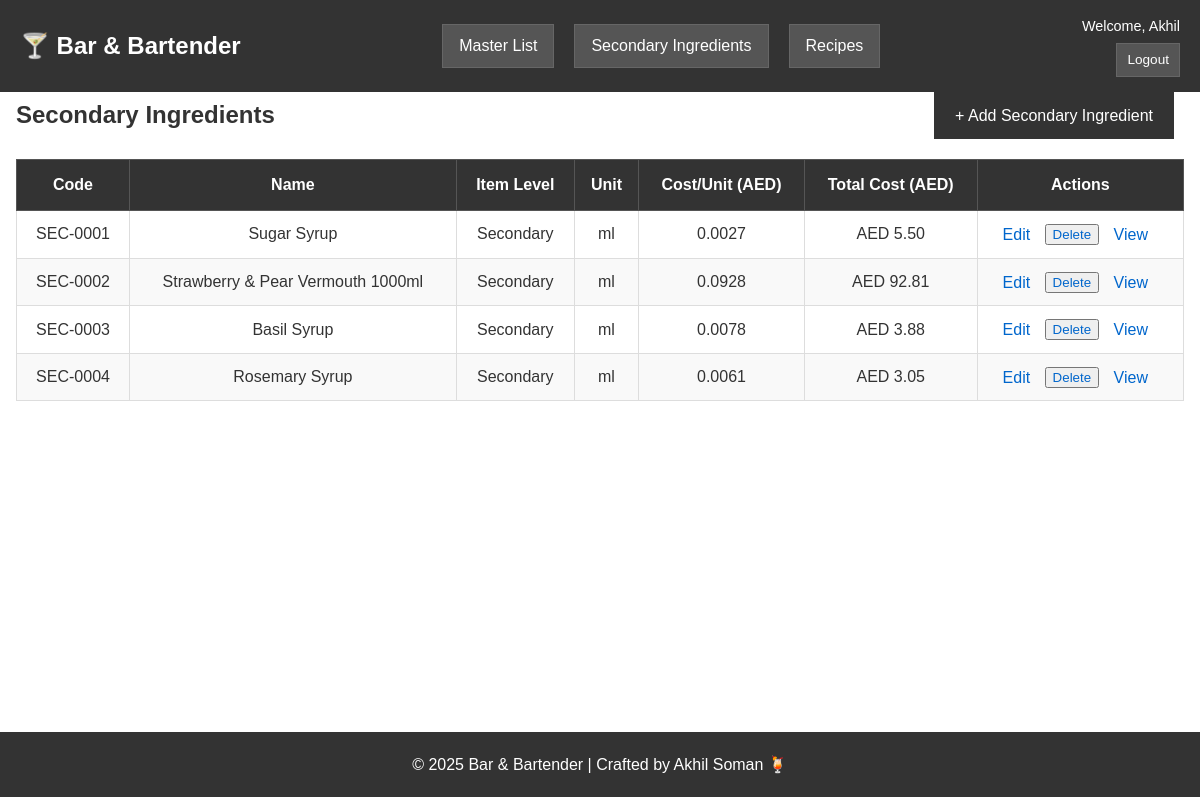
/secondary-ingredients (signed in), run on the app's committed database.
### models.py (models this page shows)
class User(db.Model, UserMixin):
    id = db.Column(db.Integer, primary_key=True)
    username = db.Column(db.String(80), unique=True, nullable=False)
    email = db.Column(db.String(120), unique=True, nullable=False)
    password = db.Column(db.String(200), nullable=False)
    is_admin = db.Column(db.Boolean, default=False)

class HomemadeIngredientItem(db.Model):
    id = db.Column(db.Integer, primary_key=True)
    homemade_id = db.Column(db.Integer, db.ForeignKey('homemade_ingredient.id'), nullable=False)
    product_id = db.Column(db.Integer, db.ForeignKey('product.id'), nullable=False)
    quantity_ml = db.Column(db.Float, nullable=False)
    quantity = db.Column(db.Float, default=0)
    unit = db.Column(db.String(20), default="ml")
    product = db.relationship('Product')
    def calculate_cost(self):
        prod = self.product
        qty = self.quantity
        if not prod:
            return 0.0
        if prod.cost_per_unit is None or prod.cost_per_unit == 0:
            return 0.0
        if prod.selling_unit == "ml":
            cost_per_unit = prod.cost_per_unit
        elif prod.selling_unit == "grams":
            cost_per_unit = prod.cost_per_unit
        elif prod.selling_unit == "pieces":
            cost_per_unit = prod.cost_per_unit
        else:
            if prod.ml_in_bottle and prod.ml_in_bottle > 0:
                cost_per_unit = prod.cost_per_unit / prod.ml_in_bottle
            else:
                cost_per_unit = prod.cost_per_unit
        total_cost = cost_per_unit * qty
        return round(total_cost, 2)

class HomemadeIngredient(db.Model):
    id = db.Column(db.Integer, primary_key=True)
    name = db.Column(db.String(150), nullable=False)
    unique_code = db.Column(db.String(50), unique=True)
    created_by = db.Column(db.Integer, db.ForeignKey('user.id'))
    creator = db.relationship('User')
    created_at = db.Column(db.DateTime, default=datetime.utcnow)
    total_volume_ml = db.Column(db.Float, nullable=False)
    unit = db.Column(db.String(20), default="ml")
    method = db.Column(db.Text)
    ingredients = db.relationship('HomemadeIngredientItem', backref='homemade', cascade='all, delete-orphan')
    def calculate_cost(self):
        return round(sum(i.calculate_cost() for i in self.ingredients), 2)
    def calculate_cost_per_unit(self):
        if self.total_volume_ml > 0:
            return round(self.calculate_cost() / self.total_volume_ml, 4)
        return 0.0

### blueprints/secondary.py (the view)
@secondary_bp.route('/secondary-ingredients', methods=['GET'])
@login_required
def secondary_ingredients():
    ensure_schema_updates()
    try:
        from sqlalchemy.orm import joinedload
        secondary_items = HomemadeIngredient.query.options(
            joinedload(HomemadeIngredient.ingredients).joinedload(HomemadeIngredientItem.product)
        ).all()
        table_rows = []
        for item in secondary_items:
            try:
                _ = item.ingredients
                for ingredient_item in item.ingredients:
                    _ = ingredient_item.product
                try:
                    if not item.ingredients:
                        current_app.logger.warning(f"Secondary ingredient {item.id} ({item.name}) has no ingredients")
                        total_cost = 0.0
                    else:
                        for ing in item.ingredients:
                            if not ing.product:
                                current_app.logger.warning(f"Ingredient item {ing.id} has no product")
                            elif ing.product.cost_per_unit is None:
                                current_app.logger.warning(f"Product {ing.product.id} ({ing.product.description}) has no cost_per_unit")
                        total_cost = item.calculate_cost()
                        current_app.logger.debug(f"Calculated cost for {item.id} ({item.name}): {total_cost}, ingredients count: {len(item.ingredients)}")
                except Exception as e:
                    current_app.logger.error(f"Error calculating cost for {item.id}: {str(e)}", exc_info=True)
                    total_cost = 0.0
                try:
                    if item.total_volume_ml and item.total_volume_ml > 0:
                        unit_cost = item.calculate_cost_per_unit()
                    else:
                        unit_cost = 0.0
                except Exception as e:
                    current_app.logger.error(f"Error calculating unit cost for {item.id}: {str(e)}", exc_info=True)
                    unit_cost = 0.0
                table_rows.append({
                    'id': item.id,
                    'code': item.unique_code or f"SEC-{item.id:04d}",
                    'name': item.name or 'Unnamed',
                    'unit': item.unit or 'ml',
                    'total_volume': item.total_volume_ml or 0.0,
                    'total_cost': total_cost,
                    'unit_cost': unit_cost,
                    'item_level': 'Secondary'
                })
            except Exception as e:
                current_app.logger.error(f"Error processing secondary ingredient {item.id}: {str(e)}", exc_info=True)
                table_rows.append({
                    'id': item.id,
                    'code': item.unique_code or f"SEC-{item.id:04d}",
                    'name': item.name or 'Unnamed',
                    'unit': item.unit or 'ml',
                    'total_volume': item.total_volume_ml or 0.0,
                    'total_cost': 0.0,
                    'unit_cost': 0.0,
                    'item_level': 'Secondary'
                })
        return render_template('secondary_ingredients/list.html', secondary_rows=table_rows)
    except Exception as e:
        current_app.logger.error(f"Error in secondary_ingredients route: {str(e)}", exc_info=True)
        flash('An error occurred while loading secondary ingredients.', 'error')
        return render_template('secondary_ingredients/list.html', secondary_rows=[])

### utils/helpers.py (called while the page is built)
def inject_now():
    return {'current_year': datetime.now().year}

### templates/secondary_ingredients/list.html
{% extends "base.html" %}
{% block page_panel %}
<div class="panel-header">
    <h2>Secondary Ingredients</h2>
    <a class="btn" href="{{ url_for('secondary.add_secondary_ingredient') }}">+ Add Secondary Ingredient</a>
</div>
<div class="table-wrapper">
    <table class="data-table">
        <thead>
            <tr>
                <th>Code</th>
                <th>Name</th>
                <th>Item Level</th>
                <th>Unit</th>
                <th>Cost/Unit (AED)</th>
                <th>Total Cost (AED)</th>
                <th>Actions</th>
            </tr>
        </thead>
        <tbody>
        {% for row in secondary_rows %}
            <tr>
                <td>{{ row.code }}</td>
                <td>{{ row.name }}</td>
                <td>{{ row.item_level }}</td>
                <td>{{ row.unit }}</td>
                <td>{{ "%.4f"|format(row.unit_cost) }}</td>
                <td>AED {{ "%.2f"|format(row.total_cost) }}</td>
                <td class="actions-cell">
                    <a class="link-action" href="{{ url_for('secondary.edit_secondary_ingredient', id=row.id) }}">Edit</a>
                    <form method="POST" action="{{ url_for('secondary.delete_secondary_ingredient', id=row.id) }}" onsubmit="return confirm('Delete this secondary ingredient?');" class="inline-form" style="display:inline">
                        <button type="submit" class="link-action">Delete</button>
                    </form>
                    <a class="link-action" href="{{ url_for('secondary.view_secondary_ingredient', id=row.id) }}">View</a>
                </td>
            </tr>
        {% endfor %}
        </tbody>
    </table>
</div>
{% endblock %}

### templates/base.html (shortened to what this page needs)
<!DOCTYPE html>
<html lang="en">
<head>
    <link rel="stylesheet" href="{{ url_for('static', filename='style.css') }}">
</head>
<body>
    <header class="navbar">
        <div class="nav-left">
            <h1><a href="{{ url_for('main.index') }}">🍸 Bar & Bartender</a></h1>
        </div>
        <nav class="nav-center">
            <a class="nav-pill" href="{{ url_for('products.ingredients_master') }}">Master List</a>
            <a class="nav-pill" href="{{ url_for('secondary.secondary_ingredients') }}">Secondary Ingredients</a>
            <a class="nav-pill" href="{{ url_for('recipes.recipes_list') }}">Recipes</a>
        </nav>
        <div class="nav-right {% if current_user.is_authenticated %}nav-right-auth{% endif %}">
            {% if current_user.is_authenticated %}
                <span class="nav-welcome">Welcome, {{ current_user.username }}</span>
                <a class="nav-logout" href="{{ url_for('auth.logout') }}">Logout</a>
            {% else %}
                <a href="{{ url_for('auth.login') }}">Login</a>
                <a href="{{ url_for('auth.register') }}">Register</a>
            {% endif %}
        </div>
    </header>
    <main class="content">
        <div class="page-body">
            {% block page_panel %}{% endblock %}
        </div>
    </main>
    <footer>
        <p>© {{ current_year }} Bar & Bartender | Crafted by Akhil Soman 🍹</p>
    </footer>
</body>
</html>

### static/style.css (style rules this page uses)
* { box-sizing: border-box; }
body { font-family: Arial, sans-serif; background: #ffffff; color: #333; margin: 0; padding: 0; line-height: 1.6; }
.navbar { background: #333; color: white; padding: 15px 20px; display: flex; align-items: center; justify-content: space-between; flex-wrap: wrap; }
.navbar h1 { margin: 0; font-size: 1.5rem; }
.navbar a { color: #fff; text-decoration: none; }
.nav-left { display: flex; align-items: center; gap: 15px; }
.nav-center { flex: 1; display: flex; justify-content: center; gap: 20px; flex-wrap: wrap; }
.nav-pill { padding: 8px 16px; background: #555; color: white; text-decoration: none; border: 1px solid #666; }
.nav-right { display: flex; align-items: center; gap: 15px; }
.nav-right-auth { flex-direction: column; align-items: flex-end; gap: 5px; }
.nav-welcome { font-size: 0.9rem; }
.nav-logout { font-size: 0.85rem; padding: 5px 10px; background: #555; color: white; text-decoration: none; border: 1px solid #666; }
main { padding: 20px; min-height: calc(100vh - 200px); }
.content { max-width: 1400px; margin: 0 auto; }
.page-body { width: 100%; }
.panel-header { display: flex; justify-content: space-between; align-items: center; margin-bottom: 20px; }
.panel-header h2 { margin: 0; }
.table-wrapper { overflow-x: auto; margin-bottom: 20px; }
table { width: 100%; border-collapse: collapse; background: white; border: 1px solid #ddd; }
table thead { background: #333; color: white; }
table th { padding: 12px; text-align: center; font-weight: bold; border: 1px solid #555; }
table td { padding: 10px 12px; border: 1px solid #ddd; text-align: center; }
table tbody tr:nth-child(even) { background: #f9f9f9; }
.data-table { width: 100%; max-width: 1600px; margin: 0 auto; }
form { max-width: 600px; }
.btn { display: inline-block; padding: 10px 20px; background: #333; color: white; text-decoration: none; border: 1px solid #333; cursor: pointer; font-size: 1rem; margin-right: 10px; }
.actions-cell { white-space: nowrap; }
.actions-cell .inline-form, .actions-cell form { display: inline; margin: 0; padding: 0; }
.actions-cell .link-action, .actions-cell button.link-action { display: inline-block; margin-right: 10px; vertical-align: middle; }
.link-action { color: #0066cc; text-decoration: none; margin-right: 10px; }
footer { background: #333; color: white; text-align: center; padding: 20px; margin-top: 40px; }
footer p { margin: 0; }
@media (max-width: 1200px) { .content { padding: 0 16px; } }
@media (max-width: 1200px) { .panel-header { flex-wrap: wrap; gap: 12px; } }

### data on the page
User: username "Akhil"
HomemadeIngredientItem: code "SEC-0001", name "Sugar Syrup", item_level "Secondary", unit "ml", unit_cost "0.0027", total_cost "5.50"
HomemadeIngredientItem: code "SEC-0002", name "Strawberry & Pear Vermouth 1000ml", item_level "Secondary", unit "ml", unit_cost "0.0928", total_cost "92.81"
HomemadeIngredientItem: code "SEC-0003", name "Basil Syrup", item_level "Secondary", unit "ml", unit_cost "0.0078", total_cost "3.88"
HomemadeIngredientItem: code "SEC-0004", name "Rosemary Syrup", item_level "Secondary", unit "ml", unit_cost "0.0061", total_cost "3.05"
